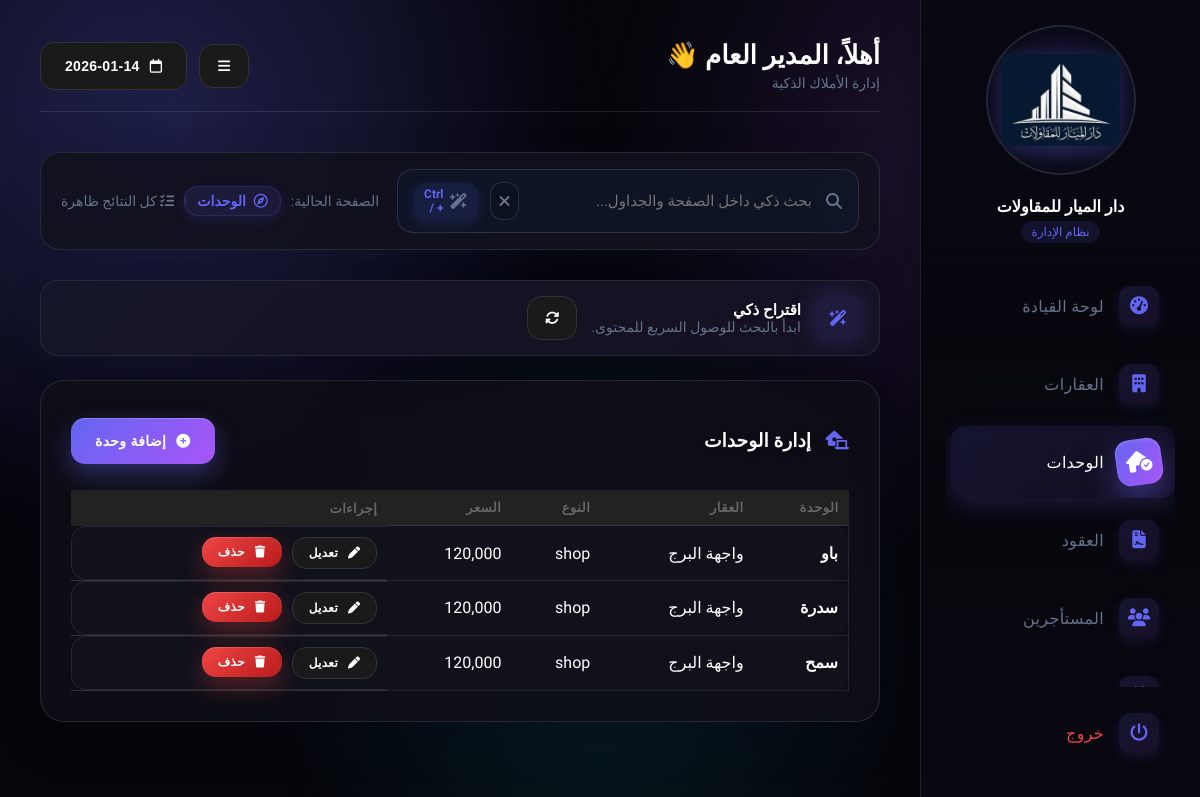
The page /index.php?p=units (signed in) on the database its author committed.
### tables this page shows
CREATE TABLE `units` (
  `id` int NOT NULL,
  `property_id` int NOT NULL,
  `unit_name` varchar(100) NOT NULL,
  `type` varchar(50) DEFAULT 'apartment',
  `yearly_price` decimal(15,2) DEFAULT '0.00',
  `elec_meter_no` varchar(50) DEFAULT NULL,
  `water_meter_no` varchar(50) DEFAULT NULL,
  `status` enum('available','rented') DEFAULT 'available'
);

CREATE TABLE `properties` (
  `id` int NOT NULL,
  `name` varchar(255) NOT NULL,
  `address` text,
  `manager` varchar(100) DEFAULT NULL,
  `phone` varchar(20) DEFAULT NULL
);

### pages/units.php (the view, shortened to what this page needs)
<div class="card">
    <div style="display:flex; justify-content:space-between; align-items:center; margin-bottom:20px">
        <h3><i class="fa-solid fa-house-laptop" style="margin-left:10px;color:var(--primary)"></i> إدارة الوحدات</h3>
        <button onclick="openModal()" class="btn btn-primary"><i class="fa-solid fa-circle-plus"></i> إضافة وحدة</button>
    </div>
    <?php
    $units = $pdo->query("SELECT u.*, p.name as pname FROM units u LEFT JOIN properties p ON u.property_id=p.id ORDER BY u.id DESC");
    if($units->rowCount() == 0):
    ?>
        <div style="text-align:center; padding:50px; color:#777; border:2px dashed #333; border-radius:10px;">
            لا توجد وحدات. تأكد من إضافة عقار أولاً ثم أضف الوحدات.
        </div>
    <?php else: ?>
        <table style="width:100%; border-collapse:collapse;">
            <thead>
                <tr style="background:#222; text-align:right;">
                    <th style="padding:10px">الوحدة</th>
                    <th style="padding:10px">العقار</th>
                    <th style="padding:10px">النوع</th>
                    <th style="padding:10px">السعر</th>
                    <th style="padding:10px">إجراءات</th>
                </tr>
            </thead>
            <tbody>
                <?php while($u = $units->fetch()): ?>
                <tr style="border-bottom:1px solid #333;">
                    <td style="padding:10px; font-weight:bold"><?= $u['unit_name'] ?></td>
                    <td style="padding:10px"><?= $u['pname'] ?></td>
                    <td style="padding:10px"><?= $u['type'] ?></td>
                    <td style="padding:10px"><?= number_format($u['yearly_price']) ?></td>
                    <td style="padding:10px; display:flex; gap:10px;">
                        <button class="btn btn-dark btn-sm"
                            onclick="editUnit(this)"
                            data-id="<?= $u['id'] ?>"
                            data-pid="<?= $u['property_id'] ?>"
                            data-name="<?= htmlspecialchars($u['unit_name']) ?>"
                            data-type="<?= $u['type'] ?>"
                            data-price="<?= $u['yearly_price'] ?>"
                            data-elec="<?= htmlspecialchars($u['elec_meter_no']) ?>"
                            data-water="<?= htmlspecialchars($u['water_meter_no']) ?>"
                        >
                            <i class="fa-solid fa-pen"></i> تعديل
                        </button>
                        <form method="POST" onsubmit="return confirm('حذف الوحدة؟');" style="margin:0">
                            <button class="btn btn-danger btn-sm"><i class="fa-solid fa-trash"></i> حذف</button>
                        </form>
                    </td>
                </tr>
                <?php endwhile; ?>
            </tbody>
        </table>
    <?php endif; ?>
</div>

### rows shown on the page
units: unit_name "باو", property.name "واجهة البرج", type "shop", yearly_price "120,000"
units: unit_name "سدرة", property.name "واجهة البرج", type "shop", yearly_price "120,000"
units: unit_name "سمح", property.name "واجهة البرج", type "shop", yearly_price "120,000"

### other values the page prints
$company_name_safe "دار الميار للمقاولات"
$user_name "المدير العام"
$displayDate "2026-01-14"
$page_title "الوحدات"
